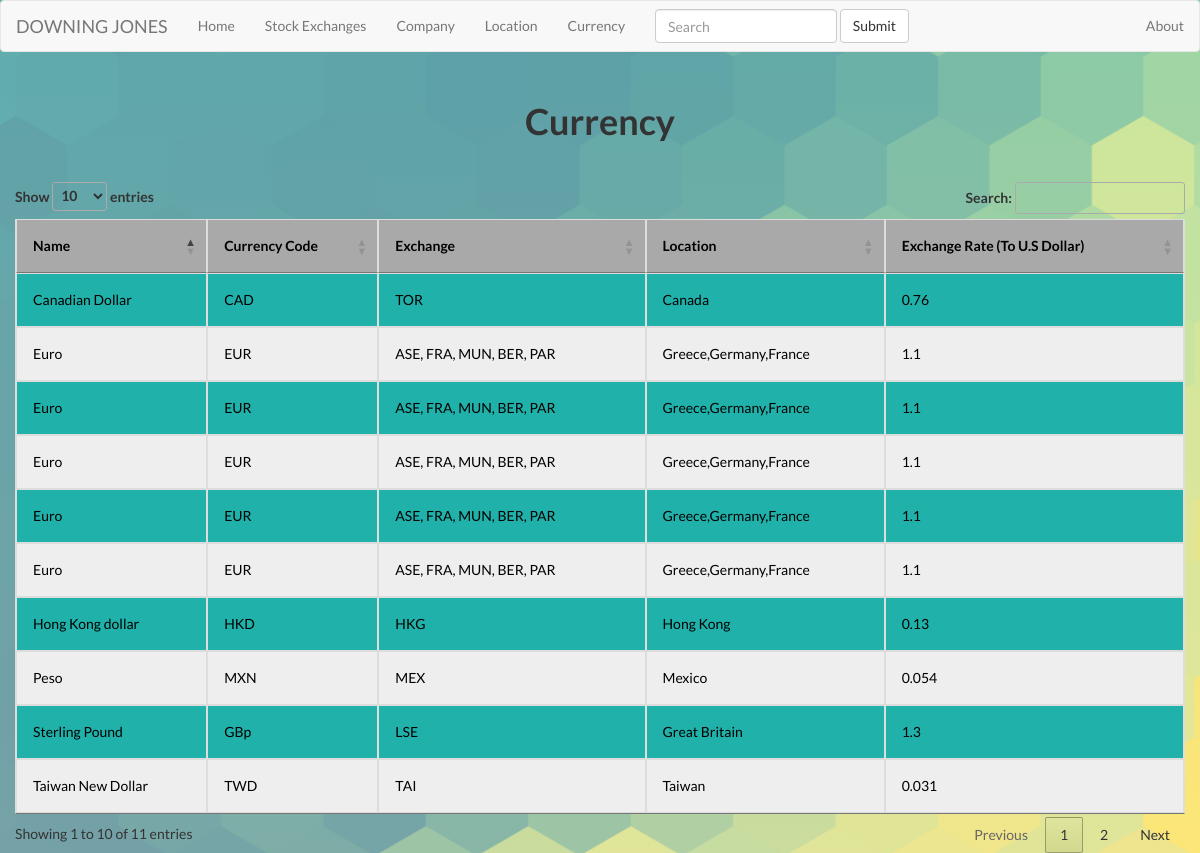
The page /currencies on the database its author committed.
### FlaskApp/DowningJones/models.py (models this page shows, shortened)
class Currency(db.Model):
    rowid = db.Column(db.Integer, primary_key=True)    #pk can be the iso code
    name = db.Column(db.String(80))
    currency = db.Column(db.String(80))
    locations = db.Column(db.String(80))
    exchanges = db.Column(db.String(80))
    exchange_rate = db.Column(db.Integer)

### FlaskApp/DowningJones/__init__.py (the view)
@app.route ( '/currencies' )
def currencies ():
	currencies = Currency.query.distinct(Currency.currency)
	return render_template('currencies.html',
							title='Currencies',
							currencies=currencies)

### FlaskApp/DowningJones/templates/currencies.html (shortened to what this page needs)
{% extends "layout.html" %}
{% block body %}
 <div class="container-fluid">
  <div class="row" style="padding:30px">
    <div class="col-md-4 col-xs-6"></div>
    <div class="col-md-4 col-xs-6" style="text-align: center">
      <h1 style = "font-weight : bold">Currency</h1>
    </div>
  </div>
  <div class="table-responsive">
    <table id="currencytable" class="table table-hover table-striped table-responsive table-bordered">
      <thead>
      <tr>
        <th id="name">Name</th>
        <th id="currencycode">Currency Code</th>
        <th id="exchange">Exchange</th>
        <th id="location">Location</th>
        <th id="exchangerate">Exchange Rate (To U.S Dollar)</th>
      </tr>
      </thead>
      <tbody>
        {% for currency in currencies %}
          <tr>
           <td><a href="/currencies/{{currency.rowid}}">{{ currency.name }}</a></td>
           <td>{{ currency.currency }}</td>
            <td><a href="/stockmarkets/{{currency.rowid}}">{{ currency.exchanges }}</a></td>
           <td><a href="/locations/{{currency.rowid}}">{{ currency.locations }}</a></td>
           <td>{{ currency.exchange_rate }}</td>
          </tr>
        {% endfor %}
        </tbody>
    </table>
    </div>
 </div>
<link rel="stylesheet" href="http://cdn.datatables.net/1.10.2/css/jquery.dataTables.min.css"></style>
{% endblock %}

### FlaskApp/DowningJones/static/style.css (style rules this page uses)
html, body { padding:0; margin:0; }
table { background-color:#a9a9a9; margin:auto; }
table, th, td { border: 1px solid black; border-collapse: collapse; color:black; }
th, td { padding: 16px !important; }
td { text-align: left; }
body { background-size: cover; }
.table-striped>tbody>tr:nth-child(odd)>td, .table-striped>tbody>tr:nth-child(odd)>th { background-color: lightseagreen; }
.table-striped>tbody>tr:nth-child(even)>td, .table-striped>tbody>tr:nth-child(even)>th { background-color: #eeeeee; }

### FlaskApp/DowningJones/templates/layout.html (style rules this page uses)
body { background:linear-gradient(rgba(200,265,265,0.45), rgba(265,265,265,0.45)), url("static/background3.png"); background-size: cover; font-family: 'Lato', sans-serif; }
tr,tbody,a,td { color:black; font-family: 'Lato', sans-serif; }

### rows shown on the page
Currency: name "Canadian Dollar", currency "CAD", exchanges "TOR", locations "Canada", exchange_rate "0.76"
Currency: name "Sterling Pound", currency "GBp", exchanges "LSE", locations "Great Britain", exchange_rate "1.3"
Currency: name "Euro", currency "EUR", exchanges "ASE, FRA, MUN, BER, PAR", locations "Greece,Germany,France", exchange_rate "1.1"
Currency: name "Peso", currency "MXN", exchanges "MEX", locations "Mexico", exchange_rate "0.054"
Currency: name "Euro", currency "EUR", exchanges "ASE, FRA, MUN, BER, PAR", locations "Greece,Germany,France", exchange_rate "1.1"
Currency: name "Taiwan New Dollar", currency "TWD", exchanges "TAI", locations "Taiwan", exchange_rate "0.031"
Currency: name "Euro", currency "EUR", exchanges "ASE, FRA, MUN, BER, PAR", locations "Greece,Germany,France", exchange_rate "1.1"
Currency: name "Euro", currency "EUR", exchanges "ASE, FRA, MUN, BER, PAR", locations "Greece,Germany,France", exchange_rate "1.1"
Currency: name "Hong Kong dollar", currency "HKD", exchanges "HKG", locations "Hong Kong", exchange_rate "0.13"
Currency: name "Euro", currency "EUR", exchanges "ASE, FRA, MUN, BER, PAR", locations "Greece,Germany,France", exchange_rate "1.1"
